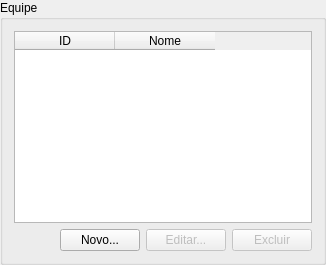
           <widget class="QGroupBox" name="groupBox_10">
            <property name="sizePolicy">
             <sizepolicy hsizetype="Preferred" vsizetype="Preferred">
              <horstretch>1</horstretch>
              <verstretch>1</verstretch>
             </sizepolicy>
            </property>
            <property name="minimumSize">
             <size>
              <width>293</width>
              <height>175</height>
             </size>
            </property>
            <property name="title">
             <string>Equipe</string>
            </property>
            <layout class="QGridLayout" name="gridLayout_17">
             <item row="0" column="0" colspan="4">
              <widget class="QTableWidget" name="equTableWidget">
               <property name="enabled">
                <bool>true</bool>
               </property>
               <property name="autoScroll">
                <bool>false</bool>
               </property>
               <property name="editTriggers">
                <set>QAbstractItemView::NoEditTriggers</set>
               </property>
               <property name="selectionMode">
                <enum>QAbstractItemView::SingleSelection</enum>
               </property>
               <property name="selectionBehavior">
                <enum>QAbstractItemView::SelectRows</enum>
               </property>
               <property name="showGrid">
                <bool>false</bool>
               </property>
               <attribute name="horizontalHeaderCascadingSectionResizes">
                <bool>false</bool>
               </attribute>
               <attribute name="horizontalHeaderDefaultSectionSize">
                <number>100</number>
               </attribute>
               <attribute name="horizontalHeaderHighlightSections">
                <bool>true</bool>
               </attribute>
               <attribute name="horizontalHeaderMinimumSectionSize">
                <number>25</number>
               </attribute>
               <attribute name="verticalHeaderVisible">
                <bool>false</bool>
               </attribute>
               <column>
                <property name="text">
                 <string>ID</string>
                </property>
               </column>
               <column>
                <property name="text">
                 <string>Nome</string>
                </property>
               </column>
              </widget>
             </item>
             <item row="1" column="0">
              <spacer name="horizontalSpacer_6">
               <property name="orientation">
                <enum>Qt::Horizontal</enum>
               </property>
               <property name="sizeHint" stdset="0">
                <size>
                 <width>40</width>
                 <height>20</height>
                </size>
               </property>
              </spacer>
             </item>
             <item row="1" column="1">
              <widget class="QPushButton" name="equNovo">
               <property name="sizePolicy">
                <sizepolicy hsizetype="Fixed" vsizetype="Fixed">
                 <horstretch>0</horstretch>
                 <verstretch>0</verstretch>
                </sizepolicy>
               </property>
               <property name="text">
                <string>Novo...</string>
               </property>
              </widget>
             </item>
             <item row="1" column="2">
              <widget class="QPushButton" name="equEditar">
               <property name="enabled">
                <bool>false</bool>
               </property>
               <property name="sizePolicy">
                <sizepolicy hsizetype="Fixed" vsizetype="Fixed">
                 <horstretch>0</horstretch>
                 <verstretch>0</verstretch>
                </sizepolicy>
               </property>
               <property name="text">
                <string>Editar...</string>
               </property>
              </widget>
             </item>
             <item row="1" column="3">
              <widget class="QPushButton" name="equExcluir">
               <property name="enabled">
                <bool>false</bool>
               </property>
               <property name="sizePolicy">
                <sizepolicy hsizetype="Fixed" vsizetype="Fixed">
                 <horstretch>0</horstretch>
                 <verstretch>0</verstretch>
                </sizepolicy>
               </property>
               <property name="text">
                <string>Excluir</string>
               </property>
              </widget>
             </item>
            </layout>
           </widget>
